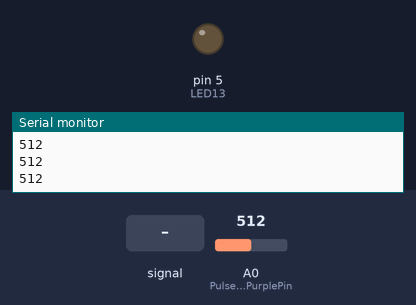
The sketch below on a simulated Arduino Uno, built with avr-gcc and run on an emulated ATmega328P. Parts: output pins drawn as LEDs (lit = HIGH), the last lines printed to the serial monitor. Dashed ring = blinking. The inputs (shaded band) are chosen by the test bench; at power-on: A0 (PulseSensorPurplePin) = 512. No radio packets arrive unless stated.

Above: at 1.2 s.
1.3 s: A0 (PulseSensorPurplePin) fed a 200 Hz sine of ±81 counts around its level
At 2.51 s:
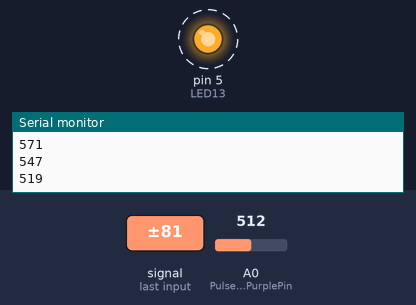
4.3 s: A0 (PulseSensorPurplePin) set to 716
At 5.5 s:
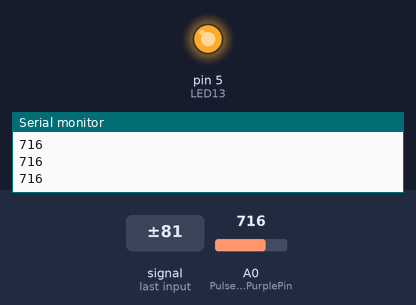
5.8 s: A0 (PulseSensorPurplePin) set to 534
7.3 s: A0 (PulseSensorPurplePin) set to 509
At 7.7 s:
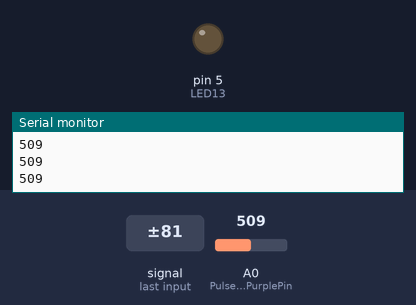
8.8 s: A0 (PulseSensorPurplePin) set to 526
At 10.2 s:
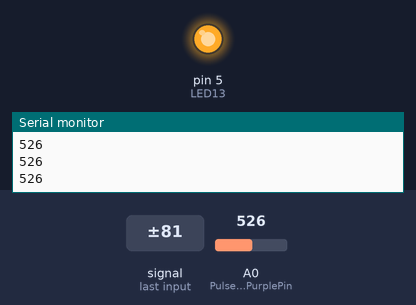
Timing chart, 0 to 11.3 s (numbered marks = the images above; inputs shaded):
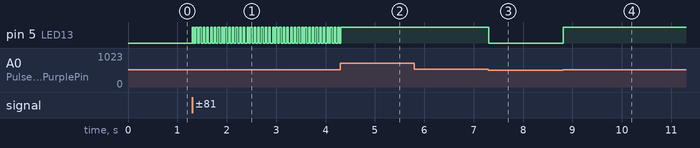

Measured:
- the behaviour switches between 517 and 516 on A0 (PulseSensorPurplePin) (found by bisection; images 2 and 3)
- after the input at 1.3 s, pin 5 (LED13): alternates HIGH for 0.03 s and LOW for 0.04 s, starting at once
- after the input at 4.3 s, pin 5 (LED13): goes on until 4.3 s, then stays HIGH
- after the input at 7.3 s, pin 5 (LED13): HIGH → LOW at once
- after the input at 8.8 s, pin 5 (LED13): LOW → HIGH at once

The sketch:

Final_Emissor.ino
```cpp
#include <SPI.h>
#include <RF24.h>                    // Includes the selected libraries.
#include <nRF24L01.h>
#include <PulseSensorPlayground.h>


int PulseSensorPurplePin = A0;        // Pin to which the sensor is connected
int LED13 = 5;                        // Pin to which the Led is connected

RF24 radio(9, 8);                    // CE, CSN

int Signal;                          // Holds the incoming raw data. Signal value can range from 0-1024
int Threshold = 516;                 // Determines which Signal to "count as a beat", and which to ingore
int val = 0;
const byte address[6] = "00007";     // It sets a comunication channel. It is the same in both Arduinos.

void setup() {

  pinMode(LED13, OUTPUT);           // Pin that will blink to the user's heartbeat
  Serial.begin(9600);               // Sets up Serial Communication at certain speed
  radio.begin();


  radio.openWritingPipe(address);   // Sets the module as emitter

  radio.stopListening();

}

void loop() {

  Signal = analogRead(PulseSensorPurplePin);  // Reads the PulseSensor's value and assigns this value to the "Signal" variable

  Serial.println(Signal);                     // Sends the Signal value to Serial Plotter to monitorise

  if (Signal > Threshold) {

                                              // If the signal is above the variable "Threshold", it turns on the LED.
    if (val == 0) {                           // In case the variable val is a valley but the signal is higher than the threshold, it sends an 1 to the receiver
      val = 1;
      radio.write(&val, sizeof(val));
    }
    digitalWrite(LED13, HIGH);

  } else {
    if (val == 1) {                           // In case the variable val is a high but the signal is lower than the threshold it sends a 0 to the receiver
      val = 0;
      radio.write(&val, sizeof(val));
    }
    digitalWrite(LED13, LOW);                 // If the signal is below the variable "Threshold" it turns off Arduino's on-Board LED.
  }

  delay(10);
}
```
